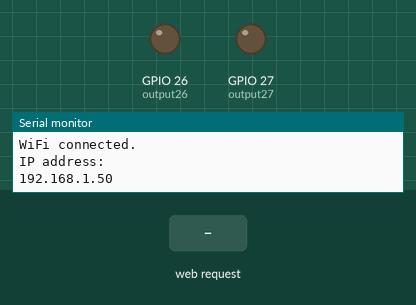
The sketch below on a simulated ESP32. Shown: output pins drawn as LEDs (lit = HIGH), the last lines printed to the serial monitor. The inputs (shaded band) are chosen by the test bench. WiFi joins after 1.5 s; servers stay silent unless stated.

Above: at 2.7 s.
2.8 s: HTTP request GET /26/on received
At 3.6 s:
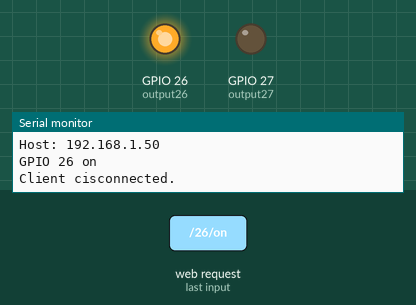
4.3 s: HTTP request GET /27/on received
At 4.7 s:
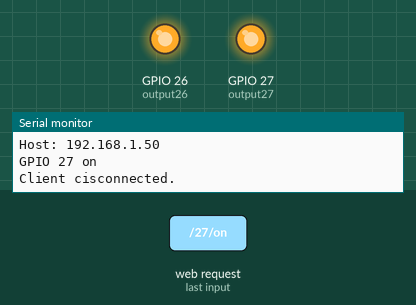
5.8 s: HTTP request GET /26/off received
At 7.0 s:
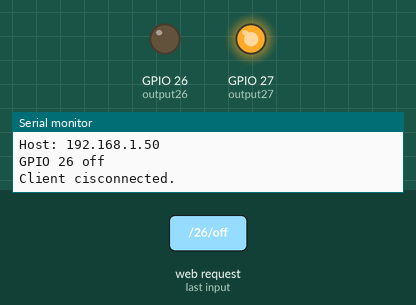
7.3 s: HTTP request GET /27/off received
At 8.2 s:
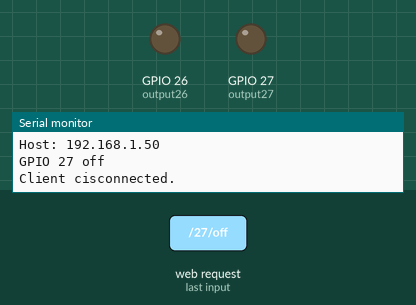
Timing chart, 0 to 9.8 s (numbered marks = the images above; inputs shaded):
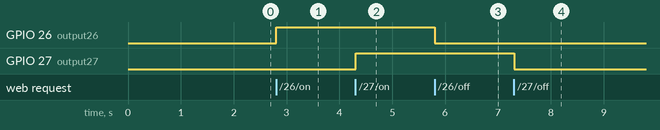

The sketch:

Test_ESP32_WebServer.ino
```cpp
/*
===============================================================================
File: Test_ESP32_WebServer.ino
Date: [30.11.2023]

Description:
  This Arduino code is designed for the ESP32 microcontroller to create a
  simple web server. The web server allows control of GPIO pins through a
  web interface.

Author's Introduction:
 -Name: Sümeyye Derelli
 -Occupation: Embedded Software Developer
 -Contact: smyydrll@gmail.com

Notes:Ensure that the ESP32 WiFi settings are properly configured.
===============================================================================
*/

#include <WiFi.h>

const char* ssid = "SSID";
const char* password = "PASSWORD";

WiFiServer server(80);

String header;

String output26State = "off";
String output27State = "off";

const int output26 = 26;
const int output27 = 27;

unsigned long currentTime = millis();
unsigned long previousTime = 0;
const long timeoutTime = 2000;

void setup() {
  Serial.begin(115200);

  pinMode(output26, OUTPUT);
  pinMode(output27, OUTPUT);
  digitalWrite(output26, LOW);
  digitalWrite(output27, LOW);

  connectToWiFi();
  Serial.println("");
  Serial.println("WiFi connected.");
  Serial.println("IP address: ");
  Serial.println(WiFi.localIP());
  server.begin();
}

void loop() {
  WiFiClient client = server.available();

  if (client) {
    handleClient(client);
  }
}

void connectToWiFi() {
  Serial.print("Connecting to ");
  Serial.println(ssid);

  WiFi.begin(ssid, password);

  while (WiFi.status() != WL_CONNECTED) {
  delay(500);
  Serial.println(".");
  }
}

void handleClient(WiFiClient client) {
  currentTime = millis();
  previousTime = currentTime;
  Serial.println("New Client.");

  String currentLine = "";

  while (client.connected() && currentTime - previousTime <= timeoutTime) {
    currentTime = millis();

    if (client.available()) {
      char c = client.read();
      Serial.write(c);
      header += c;

      if (c == '\n') {
        if (currentLine.length() == 0) {
          sendHttpResponse(client);
          break;
        }else {
          currentLine = "";
        }
      }else if (c != '\r') {
        currentLine += c;
      }
    }
  }

  header = "";
  client.stop();
  Serial.println("Client cisconnected.");
  Serial.println("");
}

void sendHttpResponse(WiFiClient client) {
  if (header.indexOf("GET /26/on") >= 0) {
    toggleOutput(output26, HIGH, "GPIO 26 on", "on", "off");
  } else if (header.indexOf("GET /26/off") >= 0) {
    toggleOutput(output26, LOW, "GPIO 26 off", "off", "on");
  } else if (header.indexOf("GET /27/on") >= 0) {
    toggleOutput(output27, HIGH, "GPIO 27 on", "on", "off");
  } else if (header.indexOf("GET /27/off") >= 0) {
    toggleOutput(output27, LOW, "GPIO 27 off", "off", "on");
  }

  sendHtmlPage(client);

}

void toggleOutput(int pin, int value, const char* message, const char* newState, const char* oppositeState) {
  Serial.println(message);
  digitalWrite(pin, value);
  if (pin == output26) {
    output26State = newState;
  } else if (pin == output27) {
    output27State = newState;
  }
}

void sendHtmlPage(WiFiClient client) {
  client.println("<!DOCTYPE html><html>");
  client.println("<head><meta name=\"viewport\" content=\"width=device-width, initial-scale=1\">");
  client.println("<link rel=\"icon\" href=\"data:,\">");
  client.println("<style>html { font-family: Helvetica; display: inline-block; margin: 0px auto; text-align: center;}");
  client.println(".button { background-color: #4CAF50; border: none; color: white; padding: 16px 40px;");
  client.println("text-decoration: none; font-size: 30px; margin: 2px; cursor: pointer;}");
  client.println(".button2 {background-color: #555555;}</style></head>");

  client.println("<body><h1>ESP32 Web Server</h1>");

  sendOutputState(client, output26, "GPIO 26");
  sendOutputState(client, output27, "GPIO 27");

  client.println("</body></html>");
}

void sendOutputState(WiFiClient client, int pin, const char* label) {
  client.print("<p>");
  client.print(label);
  client.print(" - State ");
  client.print((pin == output26) ? output26State : output27State);
  client.print("</p>");

  if ((pin == output26 && output26State == "off") || (pin == output27 && output27State == "off")) {
    client.print("<p><a href=\"/");
    client.print(pin);
    client.print("/on\"><button class=\"button\">ON</button></a></p>");
  } else {
    client.print("<p><a href=\"/");
    client.print(pin);
    client.print("/off\"><button class=\"button button2\">OFF</button></a></p>");
  }
}
```

Measured:
- after the input at 2.8 s, GPIO 26 (output26): LOW → HIGH at once
- after the input at 4.3 s, GPIO 27 (output27): LOW → HIGH at once
- after the input at 5.8 s, GPIO 26 (output26): HIGH → LOW at once
- after the input at 7.3 s, GPIO 27 (output27): HIGH → LOW at once
